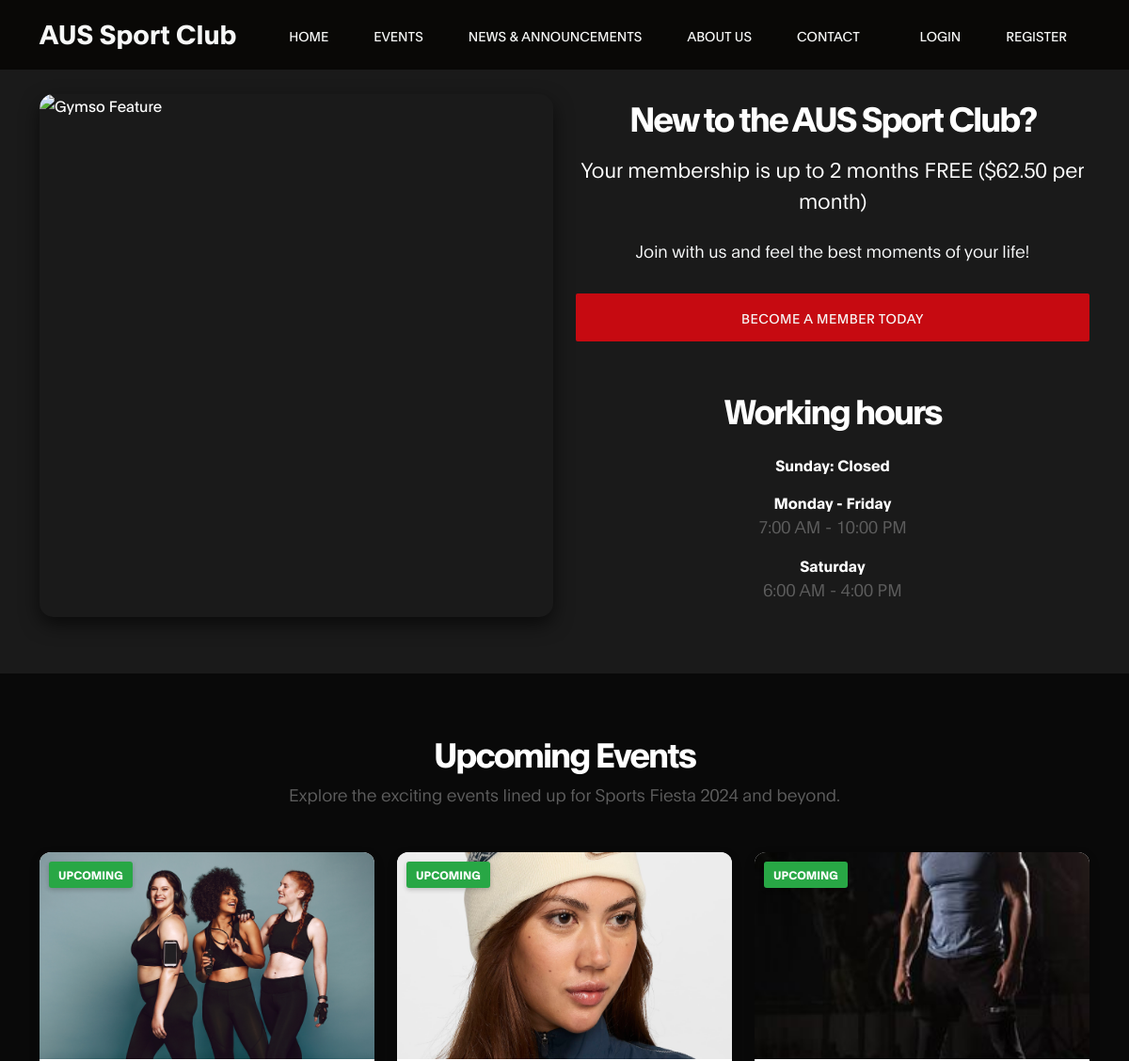
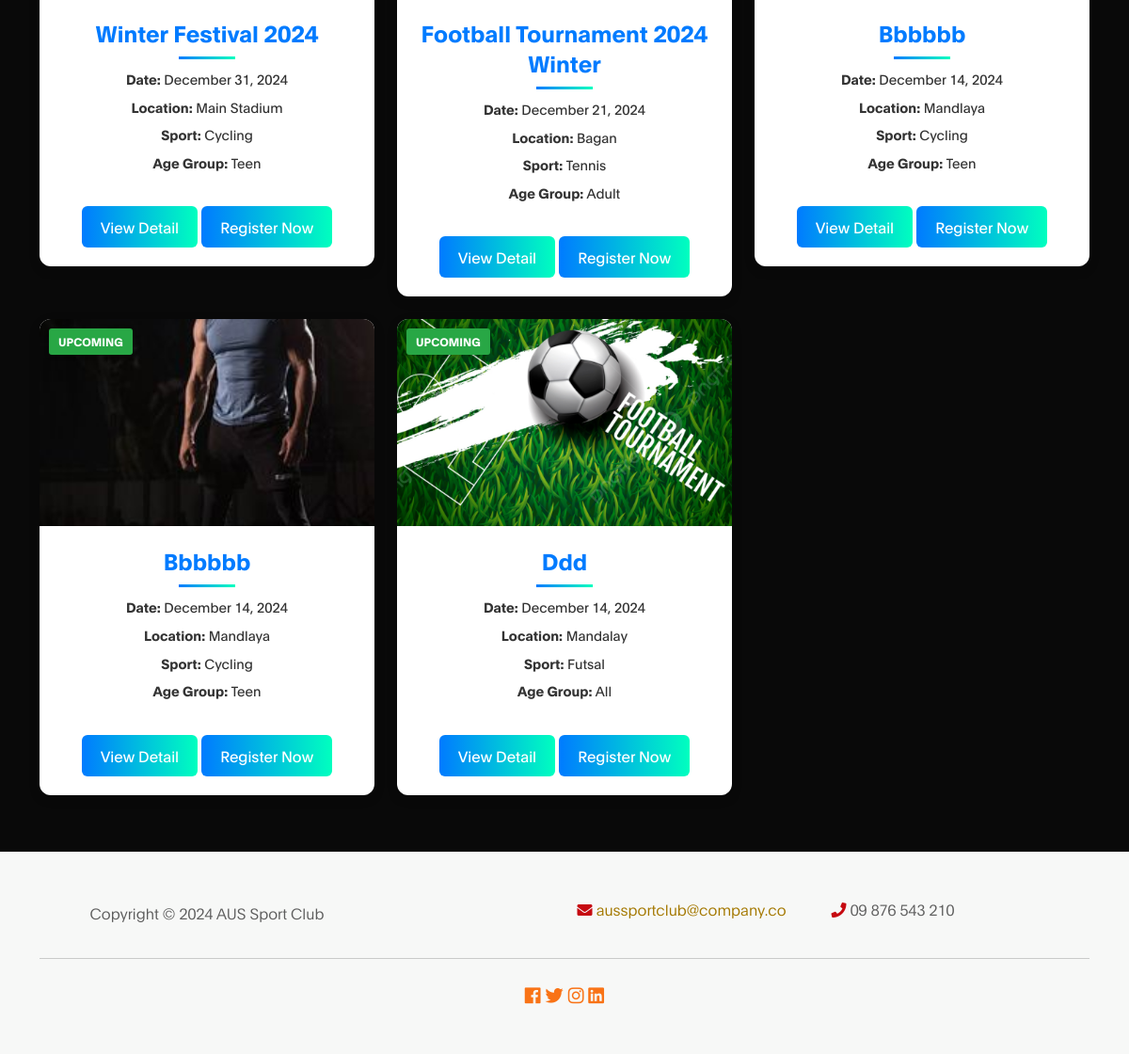
The page /app/news.php on the database its author committed (2 pictures, top to bottom).
### tables this page shows
CREATE TABLE `events` (
  `id` int NOT NULL,
  `name` varchar(200) NOT NULL,
  `image` varchar(255) DEFAULT NULL,
  `description` text,
  `participantslimit` int DEFAULT NULL,
  `remainlimit` int DEFAULT NULL,
  `date` date NOT NULL,
  `time` time NOT NULL,
  `duedate` date DEFAULT NULL,
  `location` varchar(255) DEFAULT NULL,
  `agegroup` enum('child','teen','adult','all') DEFAULT NULL,
  `status` enum('finished','upcoming') NOT NULL,
  `sports_id` int DEFAULT NULL
);

CREATE TABLE `sports` (
  `id` int NOT NULL,
  `name` varchar(150) NOT NULL
);

### app/sessionconfig.php (called while the page is built, shortened)
<?php
function verifysession($key){
    return isset($_SESSION[$key]);
}
?>

### app/news.php (the view, shortened to what this page needs)
<?php
require_once("sessionconfig.php");
function getevents()
{
    try {
        $conn = $GLOBALS['conn'];
        $stmt = $conn->prepare("SELECT * FROM events WHERE status=? ORDER BY id DESC");
        $stmt->execute(['upcoming']);
        return $stmt->fetchAll();
    } catch (PDOException $e) {
        echo $e->getMessage();
    }
}
function getsportname($id)
{
  try {
    $conn = $GLOBALS['conn'];
    $stmt = $conn->prepare("SELECT name FROM sports WHERE id = ?");
    $stmt->execute([$id]);
    return $stmt->fetch();
  } catch (PDOException $e) {
    echo $e->getMessage();
  }
}
$showevents = getevents();
?>
<!DOCTYPE html>
<html lang="en">
<head>
    <link rel="stylesheet" href="../public/libs/css/bootstrap.min.css">
    <link rel="stylesheet" href="../public/libs/font-awesome-5/css/fontawesome-all.min.css" />
    <link rel="stylesheet" href="../public/libs/css/aos.css">
    <link rel="stylesheet" href="../css/style.css">
    <link rel="stylesheet" href="../css/news.css">
</head>
<body data-spy="scroll" data-target="#navbarNav" data-offset="50">
    <nav class="navbar navbar-expand-lg fixed-top">
        <div class="container">
            <a class="navbar-brand" href="./home.html">AUS Sport Club</a>
            <div class="collapse navbar-collapse" id="navbarNav">
                <ul class="navbar-nav mx-auto">
                    <li class="nav-item">
                        <a href="home.php" class="nav-link smoothScroll">Home</a>
                    </li>
                    <li class="nav-item">
                        <a href="events.php" class="nav-link smoothScroll">Events</a>
                    </li>
                    <li class="nav-item">
                        <a href="news.php" class="nav-link smoothScroll">News & Announcements</a>
                    </li>
                    <li class="nav-item">
                        <a href="about-us.php" class="nav-link smoothScroll">About Us</a>
                    </li>
                    <li class="nav-item">
                        <a href="contact-us.php" class="nav-link smoothScroll">Contact</a>
                    </li>
                </ul>
                <ul class="navbar-nav ml-auto d-flex align-items-center">
                    <?php if (verifysession('email')) { ?>
                        <li class="nav-item">
                            <a href="./logout.php" class="nav-link">Logout</a>
                        </li>
                        <li class="nav-item">
                            <a href="./profile.php" class="nav-link">
                                <img
                                    src="../public/images/auth/profile_icon.png"
                                    style="width: 30px"
                                    alt="Profile"
                                    class="profile-pic" />
                            </a>
                        </li>
                    <?php } else { ?>
                        <li class="nav-item">
                            <a href="./login.php" class="nav-link">Login</a>
                        </li>
                        <li class="nav-item">
                            <a href="./register.php" class="nav-link">Register</a>
                        </li>
                    <?php } ?>
                </ul>
            </div>
        </div>
    </nav>
    <section class="feature px-md-3" id="feature">
        <div class="container">
            <div class="row">
                <div class="col-lg-6 col-md-12" data-aos="zoom-in">
                    <div class="feature-image-wrapper h-100">
                        <img src="../public/images/feature.png" alt="Gymso Feature" class="feature-image h-100 w-100" />
                    </div>
                </div>
                <div class="col-lg-6 col-md-12 d-flex flex-column justify-content-between">
                    <div class="content-wrapper d-flex flex-column justify-content-center h-100">
                        <div class="d-flex flex-column justify-content-center text-center" data-aos="fade-right">
                            <h2 class="text-white mb-3">New to the AUS Sport Club?</h2>
                            <h6 class="text-white mb-4">
                                Your membership is up to 2 months FREE ($62.50 per month)
                            </h6>
                            <p class="text-light">
                                Join with us and feel the best moments of your life!
                            </p>
                            <a href="./register.php" class="btn custom-btn bg-color mt-3 hover-grow">
                                Become a member today
                            </a>
                        </div>
                        <div class="text-white mt-5 text-center" data-aos="fade-left">
                            <h2 class="mb-4">Working hours</h2>
                            <strong class="d-block">Sunday: Closed</strong>
                            <strong class="d-block mt-3">Monday - Friday</strong>
                            <p>7:00 AM - 10:00 PM</p>
                            <strong class="d-block mt-3">Saturday</strong>
                            <p>6:00 AM - 4:00 PM</p>
                        </div>
                    </div>
                </div>
            </div>
        </div>
    </section>
    <section class="upcoming-events-section" id="events">
        <div class="container">
            <h2 class="section-heading text-center" data-aos="fade-up">Upcoming Events</h2>
            <p class="section-description text-center mb-5" data-aos="fade-up" data-aos-delay="100">
                Explore the exciting events lined up for Sports Fiesta 2024 and beyond.
            </p>
            <div class="row g-4">
                <?php $delay = 400; ?>
                <?php foreach ($showevents as $showevent) { ?>
                    <div class="col-md-4" data-aos="zoom-in" data-aos-delay="<?php echo $delay ?>">
                        <div class="event-box">
                            <div class="event-image-container">
                                <span class="event-status-tag upcoming"><?php echo ucwords($showevent['status']) ?></span>
                                <img src="../<?php echo $showevent['image'] ?>" alt="<?php echo ucwords($showevent['name']) ?>"
                                    class="event-thumbnail">
                            </div>
                            <div class="event-info">
                                <h5 class="event-heading"><?php echo ucwords($showevent['name']) ?></h5>
                                <div class="event-divider"></div>
                                <ul class="event-meta">
                                    <li><strong>Date:</strong> <?php echo date("F j, Y", strtotime($showevent['date'])); ?></li>
                                    <li><strong>Location:</strong> <?php echo ucwords($showevent['location']) ?></li>
                                    <li><strong>Sport:</strong> <?php echo ucwords(getsportname($showevent['sports_id'])['name']) ?></li>
                                    <li><strong>Age Group:</strong> <?php echo ucwords($showevent['agegroup']) ?></li>
                                </ul>
                                <a href="event-details.php?eventid=<?php echo $showevent['id'] ?>" class="action-button mt-3">View Detail</a>
                                <?php if (verifysession('email')) { ?>
                                    <a href="profile.php?eventid=<?php echo $showevent['id'] ?>" class="action-button mt-3">Register Now</a>
                                <?php } else { ?>
                                    <a href="javascript:void(0);" class="action-button mt-3" style="background-color: #c60a11">Register Now</a>
                                <?php } ?>
                            </div>
                        </div>
                    </div>
                    <?php $delay += 50; ?>
                <?php } ?>
            </div>
        </div>
    </section>
    <footer class="site-footer">
        <div class="container">
            <div class="row align-items-center">
                <div class="ml-auto col-lg-4 col-md-5 text-center text-md-left">
                    <p class="copyright-text mb-2">
                        Copyright &copy; 2024 AUS Sport Club
                    </p>
                </div>
                <div class="d-flex flex-column flex-md-row justify-content-center mx-auto col-lg-5 col-md-7 col-12">
                    <p class="mx-md-4 mx-lg-5 mb-2 mb-md-0">
                        <i class="fas fa-envelope mr-2" style="color: #c60a11"></i>
                        <a href="#" style="color: #a47800; text-decoration: none">aussportclub@company.co</a>
                    </p>
                    <p>
                        <i class="fa fa-phone mr-2" style="color: #c60a11"></i>
                        09 876 543 210
                    </p>
                </div>
            </div>
            <hr style="border-top: 1px solid #444; margin: 1.5rem 0" />
            <div class="row">
                <div class="col-12 text-center">
                    <a href="#" class="mr-3" style="color: #f97316; font-size: 1.2rem">
                        <i class="fab fa-facebook"></i>
                    </a>
                    <a href="#" class="mr-3" style="color: #f97316; font-size: 1.2rem">
                        <i class="fab fa-twitter"></i>
                    </a>
                    <a href="#" class="mr-3" style="color: #f97316; font-size: 1.2rem">
                        <i class="fab fa-instagram"></i>
                    </a>
                    <a href="#" style="color: #f97316; font-size: 1.2rem">
                        <i class="fab fa-linkedin"></i>
                    </a>
                </div>
            </div>
        </div>
    </footer>
</body>
</html>

### css/style.css (style rules this page uses)
:root { --primary-color: #c60a11; --brown-color: #a47800; --white-color: #f7f8f7; --dark-color: #090806; --about-bg-color: #f9f9f9; --gray-color: #959494; --link-color: #252629; --p-color: #5d5d5d; --base-font-family: "Plain", sans-serif; --font-weight-bold: bold; --font-weight-normal: normal; --font-weight-light: 300; --font-weight-thin: 100; --h1-font-size: 48px; --h2-font-size: 36px; --h3-font-size: 28px; --h4-font-size: 24px; --h5-font-size: 22px; --h6-font-size: 22px; --p-font-size: 18px; --base-font-size: 16px; --menu-font-size: 14px; --border-radius-large: 100%; --border-radius-small: 2px; }
body { background: var(--white-color); font-family: var(--base-font-family); }
h1, h2, h3, h4, h5, h6 { font-weight: var(--font-weight-thin); line-height: normal; }
h2 { font-size: var(--h2-font-size); font-weight: var(--font-weight-bold); letter-spacing: -2px; }
h5 { font-size: var(--h5-font-size); }
h6 { color: var(--gray-color); font-size: var(--h6-font-size); line-height: inherit; margin: 0; }
p { color: var(--p-color); font-size: var(--p-font-size); font-weight: var(--font-weight-light); line-height: 1.5em; }
b, strong { font-weight: var(--font-weight-bold); letter-spacing: 0; }
.custom-btn { background: transparent; border-radius: var(--border-radius-small); padding: 14px 24px; color: var(--white-color); font-size: var(--menu-font-size); font-weight: var(--font-weight-normal); text-transform: uppercase; letter-spacing: 0.5px; white-space: nowrap; transition: all 0.3s ease; }
.bg-color { background: var(--primary-color); color: var(--white-color); }
body, html { margin: 0; padding: 0; overflow-x: hidden; width: 100%; }
* { -webkit-box-sizing: border-box; -moz-box-sizing: border-box; box-sizing: border-box; }
*::before, *::after { -webkit-box-sizing: border-box; -moz-box-sizing: border-box; box-sizing: border-box; }
a { color: var(--link-color); font-weight: normal; text-decoration: none; transition: all 0.3s ease; }
.site-footer { border-top: 1px solid #efebeb; padding: 3rem 0; }
.site-footer a { color: var(--p-color); font-weight: var(--font-weight-light); }
.site-footer p { font-size: var(--base-font-size); }
.contact .fa, .site-footer .fa { color: var(--primary-color); }
.navbar { background: var(--dark-color); padding: 1rem; }
.navbar-expand-lg .navbar-nav .nav-link { padding-right: 1.5rem; padding-left: 1.5rem; }
.navbar-brand { color: var(--white-color); font-size: var(--h3-font-size); font-weight: var(--font-weight-bold); line-height: normal; padding-top: 0; }
.nav-item .nav-link { display: block; color: var(--white-color); font-size: var(--menu-font-size); font-weight: var(--font-weight-normal); text-transform: uppercase; padding: 2px 6px; }

### rows shown on the page
events: status "UPCOMING", image+name (picture), name "Winter Festival 2024", date "December 31, 2024", location "Main Stadium", sports.name "Cycling", agegroup "Teen"
events: status "UPCOMING", image (picture), name "Football Tournament 2024 Winter", date "December 21, 2024", location "Bagan", sports.name "Tennis", agegroup "Adult"
events: status "UPCOMING", image+name (picture), name "Bbbbbb", date "December 14, 2024", location "Mandlaya", sports.name "Cycling", agegroup "Teen"
events: status "UPCOMING", image+name (picture), name "Bbbbbb", date "December 14, 2024", location "Mandlaya", sports.name "Cycling", agegroup "Teen"
events: status "UPCOMING", image (picture), name "Ddd", date "December 14, 2024", location "Mandalay", sports.name "Futsal", agegroup "All"
